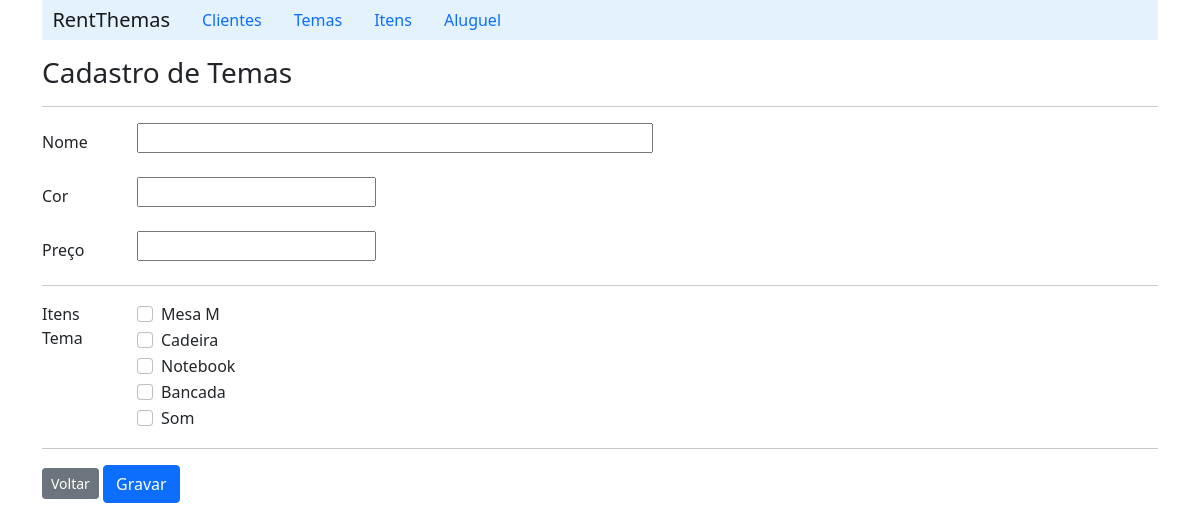
Page /formTema/ on the earlier database version.
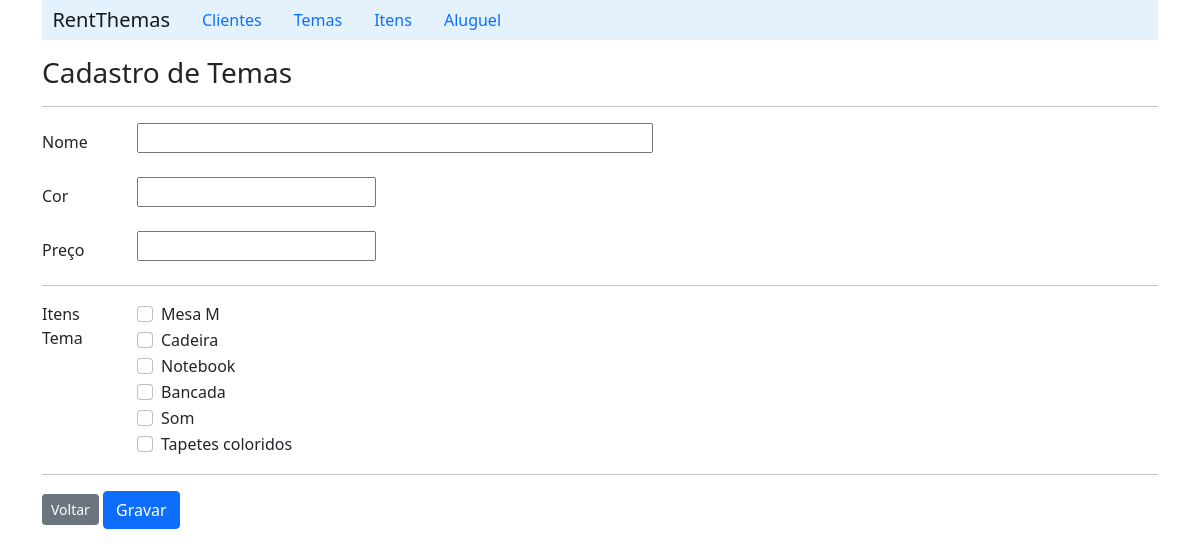
Same page on the later database version.
### api/models.py (models this page shows, shortened)
class Item(models.Model):
    name = models.CharField(max_length=100)
    description = models.CharField(max_length=200)

### api/views.py (the view)
# urls.py: path('formTema/', temaview.form_tema),
    def form_tema(self, request):
        list_item = ItemDAO.list_item(self)
        context = {'list_item' : list_item}
        return render(request, 'tema/formTema.html', context)

### api/daos.py (called while the page is built)
    def list_item(self):
        item_list = Item.objects.all()
        return item_list

### api/templates/tema/formTema.html (shortened to what this page needs)
{% extends "index.html" %}
{% block content %}
    <h3>Cadastro de Temas</h3>
    <hr>
        <form action="/saveTema/" method="post">
            <div class="row mb-3">
                <label class="col-sm-1 col-form-label" for="name">Nome</label>
                <div class="col-sm-11">
                    <input id="name" type="text" size="50" name="name">
                </div>
            </div>
            <div class="row mb-3">
                <label class="col-sm-1 col-form-label" for="">Cor</label>
                <div class="col-sm-11">
                    <input type="text" size="20" name="color">
                </div>
            </div>
            <div class="row mb-3">
                <label class="col-sm-1 col-form-label" for="">Preço</label>
                <div class="col-sm-11">
                    <input type="text" size="20" name="price">
                </div>
            </div>
            <hr>
            <fieldset class="row mb-3">
                <legend class="col-form-label col-sm-1 pt-0">Itens Tema</legend>
                <div class="col-sm-11">
                    {% for item in list_item %}
                        {% if item%}
                            <div class="form-check">
                                <input id="{{item.id}}" class="form-check-input" type="checkbox" name="item" value="{{item.id}}">
                                <label for="{{item.id}}">{{item.name}}</label>
                            </div>
                        {% endif%}
                    {% endfor %}
                </div>
            </fieldset>
            <hr>
            <a class="btn btn-secondary btn-sm" href="/listTema">Voltar</a>
            <input class="btn btn-primary" type="submit" value="Gravar">
        </form>
{% endblock %}

Differences in the rows shown:
added Item: name "Tapetes coloridos"
